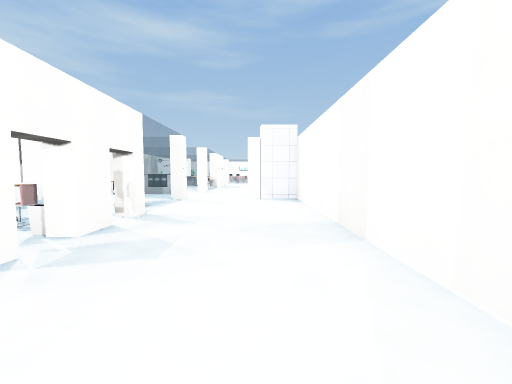
[1] (above)

14 first-person views from a walk through a scene from a Unity 3-D project. The camera is 1.5 m above the floor, tilts 4° down and sees 90° across. The floor is counted in squares, 2 m on a side. Each view is taken from the middle of a square. On the plan, view 1 faces up. The plan holds only what a view shows up to about 9 squares ahead; the rest is blank. The place goes on beyond the plan. The player character is not drawn. Some surface patterns are stand-ins.

[2]
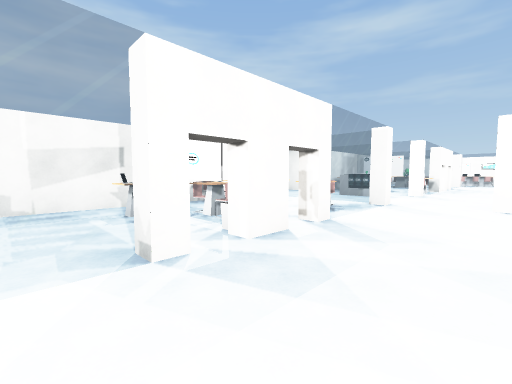

[3]
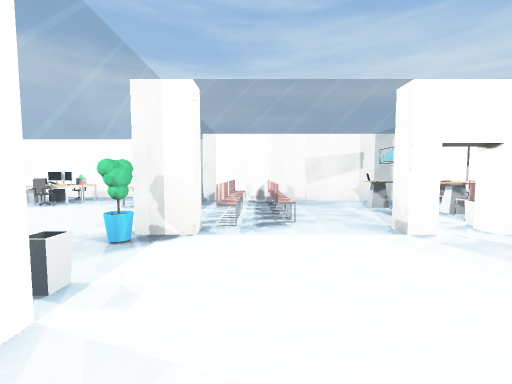

[4]
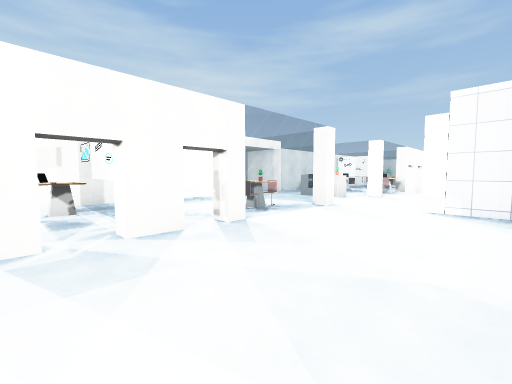

[5]
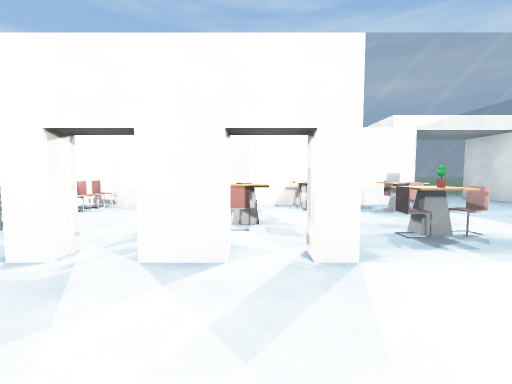

[6]
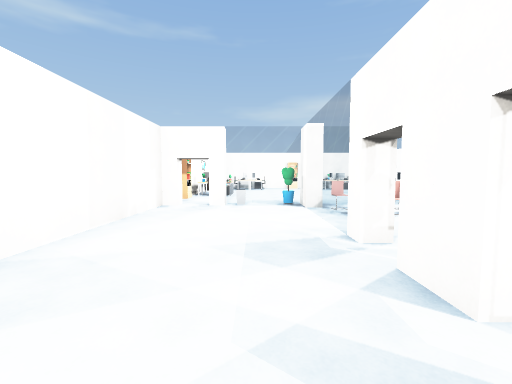

[7]
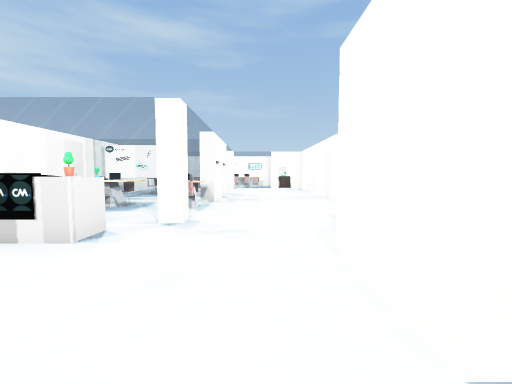

[8]
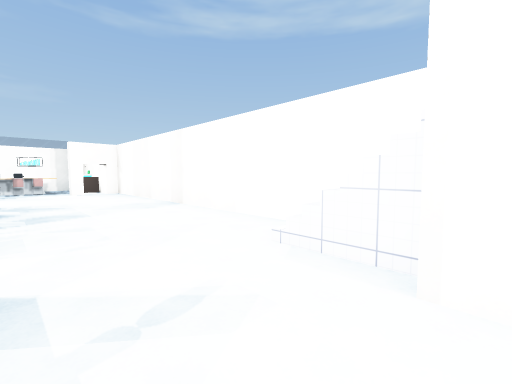

[9]
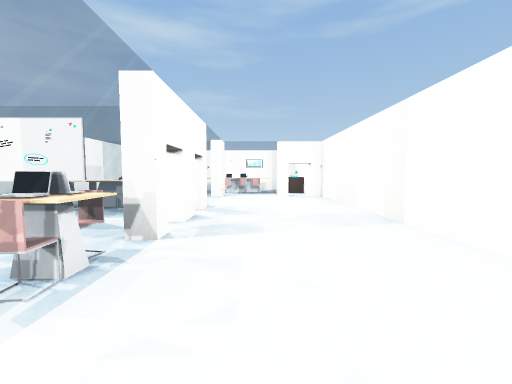

[10]
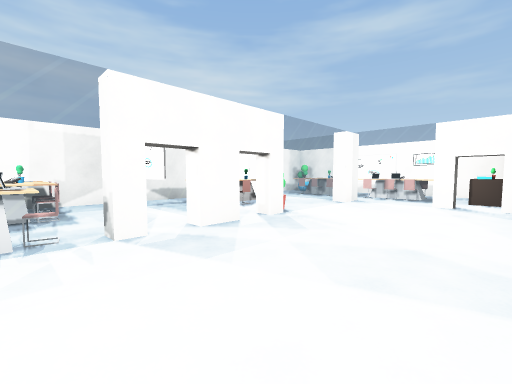

[11]
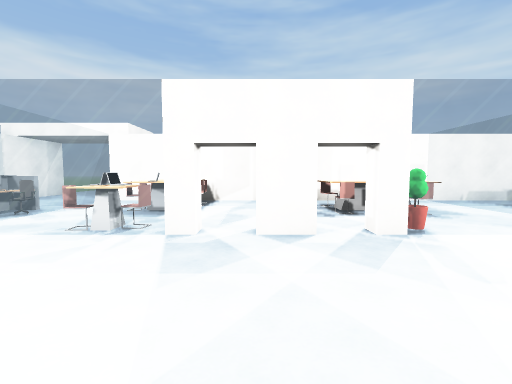

[12]
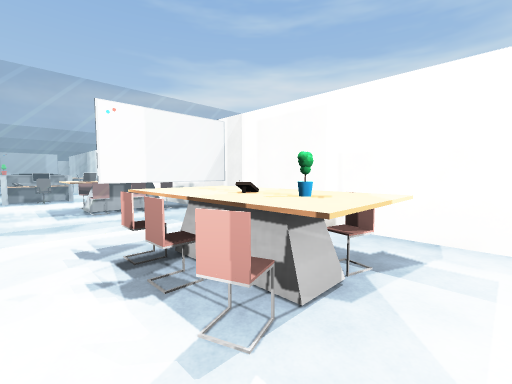

[13]
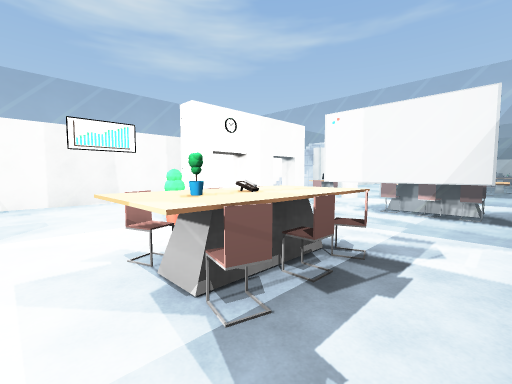

[14]
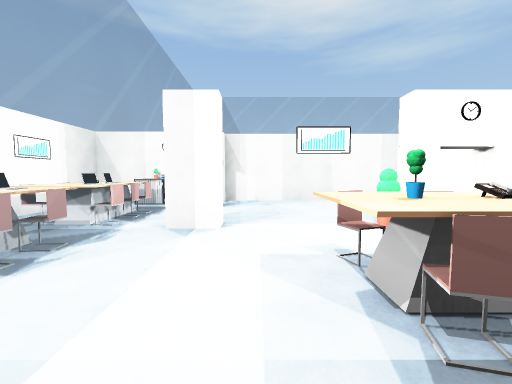

### Floor plan
Key: @ floor where view 1 was taken; # wall or solid block; . floor; = window, fence, low wall or low ledge; ^ raised ledge; E desk; C chair; W whiteboard; B bin; P plant; O other object.
Columns run from 8 left of view 1 to 2 right of it. Each row starts with its distance up from view 1.
 22   #  O OEO
 21   # CCCCOO
 20   ====#=##
 19  #....=...#
 18  #.CC.=...#
 17  #.CC.P...#
 16   #.......#
 15   #=W=....#
 14   CCC#....#
 13   #OO#C...#
 12   OOO#C...#
 11 ##= O=#...#
 10 ....OO..^#
  9 ........##
  8 .#=O==..##
  7 # OE.C....#
  6   #.EC....#
  5   OO.#=...#
  4   ##EC....#
  3   #OWB....#
  2   #E.##...#
  1   #OOC=...#
  0   OOOC..@.#
 -1   #====B##
 -2      #####
 -3          #

Positions as (right, up) in squares from view 1, and headings:
1: (0, 0), facing up
2: (0, 1), facing up-left
3: (1, 0), facing left
4: (1, 2), facing up-left
5: (0, 4), facing left
6: (-1, 5), facing down
7: (-1, 7), facing up
8: (-2, 9), facing up-right
9: (-1, 11), facing up
10: (1, 13), facing up-left
11: (1, 15), facing left
12: (-3, 19), facing down-left
13: (-6, 19), facing down-right
14: (-6, 19), facing right
